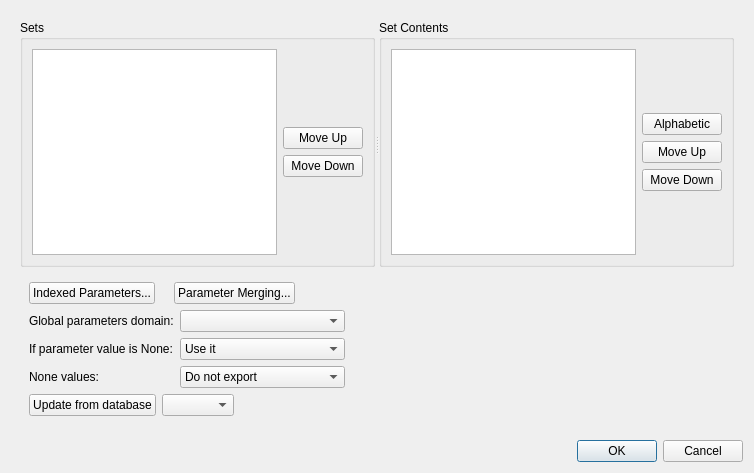
<?xml version="1.0" encoding="UTF-8"?>
<!--
######################################################################################################################
# Copyright (C) 2017-2022 Spine project consortium
# This file is part of Spine Items.
# Spine Items is free software: you can redistribute it and\/or modify it under the terms of the GNU Lesser General
# Public License as published by the Free Software Foundation, either version 3 of the License, or (at your option)
# any later version. This program is distributed in the hope that it will be useful, but WITHOUT ANY WARRANTY;
# without even the implied warranty of MERCHANTABILITY or FITNESS FOR A PARTICULAR PURPOSE. See the GNU Lesser General
# Public License for more details. You should have received a copy of the GNU Lesser General Public License along with
# this program. If not, see <http:\/\/www.gnu.org\/licenses\/>.
######################################################################################################################
-->
<ui version="4.0">
 <class>Form</class>
 <widget class="QWidget" name="Form">
  <property name="windowModality">
   <enum>Qt::WindowModal</enum>
  </property>
  <property name="geometry">
   <rect>
    <x>0</x>
    <y>0</y>
    <width>754</width>
    <height>473</height>
   </rect>
  </property>
  <property name="windowTitle">
   <string>Gdx Export Settings</string>
  </property>
  <layout class="QVBoxLayout" name="verticalLayout_4">
   <item>
    <widget class="QWidget" name="controls_group" native="true">
     <layout class="QVBoxLayout" name="verticalLayout_3">
      <item>
       <widget class="QSplitter" name="splitter">
        <property name="orientation">
         <enum>Qt::Horizontal</enum>
        </property>
        <widget class="QGroupBox" name="set_group_box">
         <property name="title">
          <string>Sets</string>
         </property>
         <layout class="QHBoxLayout" name="horizontalLayout">
          <item>
           <widget class="QListView" name="set_list_view"/>
          </item>
          <item>
           <layout class="QVBoxLayout" name="verticalLayout">
            <item>
             <spacer name="verticalSpacer">
              <property name="orientation">
               <enum>Qt::Vertical</enum>
              </property>
              <property name="sizeHint" stdset="0">
               <size>
                <width>20</width>
                <height>40</height>
               </size>
              </property>
             </spacer>
            </item>
            <item>
             <widget class="QPushButton" name="set_move_up_button">
              <property name="text">
               <string>Move Up</string>
              </property>
             </widget>
            </item>
            <item>
             <widget class="QPushButton" name="set_move_down_button">
              <property name="text">
               <string>Move Down</string>
              </property>
             </widget>
            </item>
            <item>
             <spacer name="verticalSpacer_2">
              <property name="orientation">
               <enum>Qt::Vertical</enum>
              </property>
              <property name="sizeHint" stdset="0">
               <size>
                <width>20</width>
                <height>40</height>
               </size>
              </property>
             </spacer>
            </item>
           </layout>
          </item>
         </layout>
        </widget>
        <widget class="QGroupBox" name="contents_group_box">
         <property name="title">
          <string>Set Contents</string>
         </property>
         <layout class="QHBoxLayout" name="horizontalLayout_2">
          <item>
           <widget class="QListView" name="record_list_view"/>
          </item>
          <item>
           <layout class="QVBoxLayout" name="verticalLayout_2">
            <item>
             <spacer name="verticalSpacer_3">
              <property name="orientation">
               <enum>Qt::Vertical</enum>
              </property>
              <property name="sizeHint" stdset="0">
               <size>
                <width>20</width>
                <height>40</height>
               </size>
              </property>
             </spacer>
            </item>
            <item>
             <widget class="QPushButton" name="record_sort_alphabetic">
              <property name="toolTip">
               <string>Sort set contents alphabetically.</string>
              </property>
              <property name="text">
               <string>Alphabetic</string>
              </property>
             </widget>
            </item>
            <item>
             <widget class="QPushButton" name="record_move_up_button">
              <property name="text">
               <string>Move Up</string>
              </property>
             </widget>
            </item>
            <item>
             <widget class="QPushButton" name="record_move_down_button">
              <property name="text">
               <string>Move Down</string>
              </property>
             </widget>
            </item>
            <item>
             <spacer name="verticalSpacer_4">
              <property name="orientation">
               <enum>Qt::Vertical</enum>
              </property>
              <property name="sizeHint" stdset="0">
               <size>
                <width>20</width>
                <height>40</height>
               </size>
              </property>
             </spacer>
            </item>
           </layout>
          </item>
         </layout>
        </widget>
       </widget>
      </item>
      <item>
       <widget class="QWidget" name="widget" native="true">
        <property name="sizePolicy">
         <sizepolicy hsizetype="Preferred" vsizetype="Fixed">
          <horstretch>0</horstretch>
          <verstretch>0</verstretch>
         </sizepolicy>
        </property>
        <layout class="QVBoxLayout" name="verticalLayout_5">
         <item>
          <layout class="QHBoxLayout" name="horizontalLayout_4">
           <item>
            <widget class="QPushButton" name="open_indexed_parameter_settings_button">
             <property name="toolTip">
              <string>Set up indexing for time series and other indexed parameters.</string>
             </property>
             <property name="text">
              <string>Indexed Parameters...</string>
             </property>
            </widget>
           </item>
           <item>
            <widget class="QLabel" name="indexing_status_label">
             <property name="text">
              <string/>
             </property>
             <property name="textFormat">
              <enum>Qt::RichText</enum>
             </property>
            </widget>
           </item>
           <item>
            <widget class="QPushButton" name="open_parameter_merging_settings_button">
             <property name="toolTip">
              <string>Merge multiple parameters into one.</string>
             </property>
             <property name="text">
              <string>Parameter Merging...</string>
             </property>
            </widget>
           </item>
           <item>
            <spacer name="horizontalSpacer_2">
             <property name="orientation">
              <enum>Qt::Horizontal</enum>
             </property>
             <property name="sizeHint" stdset="0">
              <size>
               <width>40</width>
               <height>20</height>
              </size>
             </property>
            </spacer>
           </item>
          </layout>
         </item>
         <item>
          <layout class="QHBoxLayout" name="horizontalLayout_3">
           <item>
            <layout class="QFormLayout" name="formLayout">
             <item row="0" column="0">
              <widget class="QLabel" name="label">
               <property name="toolTip">
                <string>Selected domain's parameters are exported as GAMS scalars.
The domain itself is not exported.</string>
               </property>
               <property name="text">
                <string>Global parameters domain:</string>
               </property>
              </widget>
             </item>
             <item row="0" column="1">
              <widget class="QComboBox" name="global_parameters_combo_box"/>
             </item>
             <item row="2" column="0">
              <widget class="QLabel" name="label_2">
               <property name="text">
                <string>None values:</string>
               </property>
              </widget>
             </item>
             <item row="2" column="1">
              <widget class="QComboBox" name="none_export_combo_box">
               <item>
                <property name="text">
                 <string>Do not export</string>
                </property>
               </item>
               <item>
                <property name="text">
                 <string>Export as not-a-number</string>
                </property>
               </item>
              </widget>
             </item>
             <item row="1" column="0">
              <widget class="QLabel" name="label_3">
               <property name="text">
                <string>If parameter value is None:</string>
               </property>
              </widget>
             </item>
             <item row="1" column="1">
              <widget class="QComboBox" name="none_fallback_combo_box">
               <item>
                <property name="text">
                 <string>Use it</string>
                </property>
               </item>
               <item>
                <property name="text">
                 <string>Replace by default value</string>
                </property>
               </item>
              </widget>
             </item>
            </layout>
           </item>
           <item>
            <spacer name="horizontalSpacer">
             <property name="orientation">
              <enum>Qt::Horizontal</enum>
             </property>
             <property name="sizeHint" stdset="0">
              <size>
               <width>40</width>
               <height>20</height>
              </size>
             </property>
            </spacer>
           </item>
          </layout>
         </item>
         <item>
          <layout class="QHBoxLayout" name="horizontalLayout_5">
           <item>
            <widget class="QPushButton" name="update_button">
             <property name="text">
              <string>Update from database</string>
             </property>
            </widget>
           </item>
           <item>
            <widget class="QComboBox" name="database_combo_box">
             <property name="maximumSize">
              <size>
               <width>400</width>
               <height>16777215</height>
              </size>
             </property>
            </widget>
           </item>
           <item>
            <spacer name="horizontalSpacer_3">
             <property name="orientation">
              <enum>Qt::Horizontal</enum>
             </property>
             <property name="sizeHint" stdset="0">
              <size>
               <width>40</width>
               <height>20</height>
              </size>
             </property>
            </spacer>
           </item>
          </layout>
         </item>
        </layout>
       </widget>
      </item>
     </layout>
    </widget>
   </item>
   <item>
    <widget class="QDialogButtonBox" name="button_box">
     <property name="standardButtons">
      <set>QDialogButtonBox::Cancel|QDialogButtonBox::Ok</set>
     </property>
    </widget>
   </item>
  </layout>
 </widget>
 <resources/>
 <connections/>
</ui>
